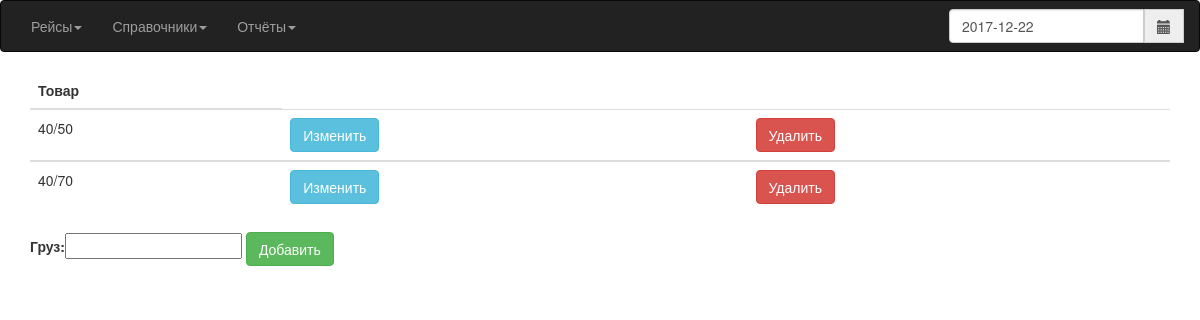
/Product/, run on an earlier commit of the app's database.
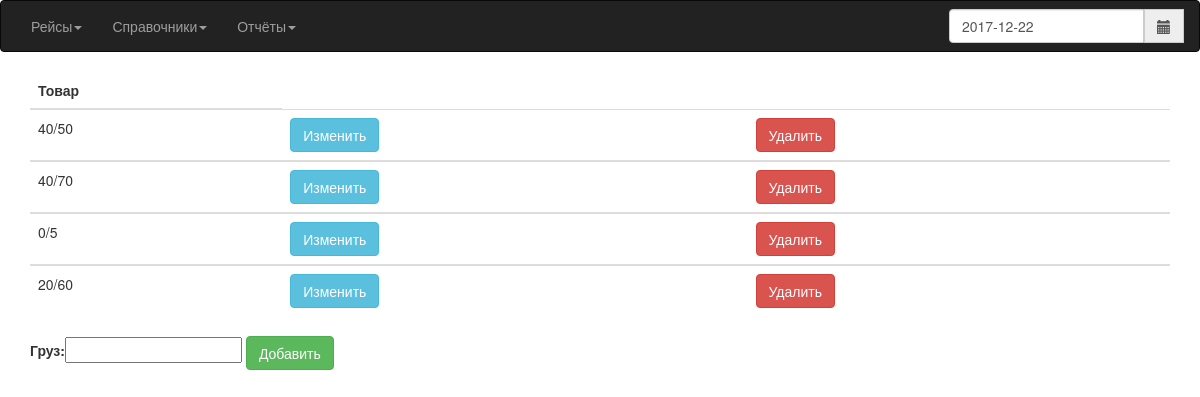
And on a later commit of the database.
### Avtoregion/models.py (models this page shows, shortened)
class Product(models.Model):
    id_product = models.AutoField(primary_key=True)
    name = models.CharField(max_length=10, verbose_name='Груз')

### Avtoregion/views.py (the view)
# urls.py: url(r'^Product/$', views.ProductView, name='Product'),
def ProductView(req):
    qProduct = Product.objects.all()
    if req.method == 'POST':
        form = ProductForm(req.POST)
        if form.is_valid():
            form.save()
            return HttpResponseRedirect(reverse('Product'))
    else:
        form = ProductForm()
        return render(request=req, template_name='product.html', context={'form': form, 'qProduct': qProduct})

### Avtoregion/forms.py
class ProductForm(ModelForm):
    class Meta:
        model = Product
        fields = ['name']
        labels = {'name': 'Груз'}

### templates/product.html (shortened to what this page needs)
{% extends "index.html" %}
{% block content %}
 <div class="container">
 {% if qProduct %}
	 <table class="table table-hover">
		 <thead>
		    <th>Товар</th>
		 </thead>
		 <tbody>
	 {% for q in qProduct %}
	    <tr>
		 <td>
			{{ q.name }}
		 </td>
		    <td>
			    <form action="update{{ q.pk }}" method="get">
				    <button class="btn btn-info">Изменить</button>
			    </form>
		    </td>
		    <td>
			    <form action="delete{{ q.pk }}" method="get">
				    <button class="btn btn-danger">Удалить</button>
			    </form>
		    </td>
	    </tr>
     </tbody>
	 {% endfor %}
	 </table>
 {% endif %}
 <form action="" method="post">
    {{ form.as_table }}
    <button name="add" class="btn btn-success">Добавить</button>
</form>
 </div>
{% endblock %}

What changed in the data, as far as the page shows it:
added Product: name "0/5"
added Product: name "20/60"
